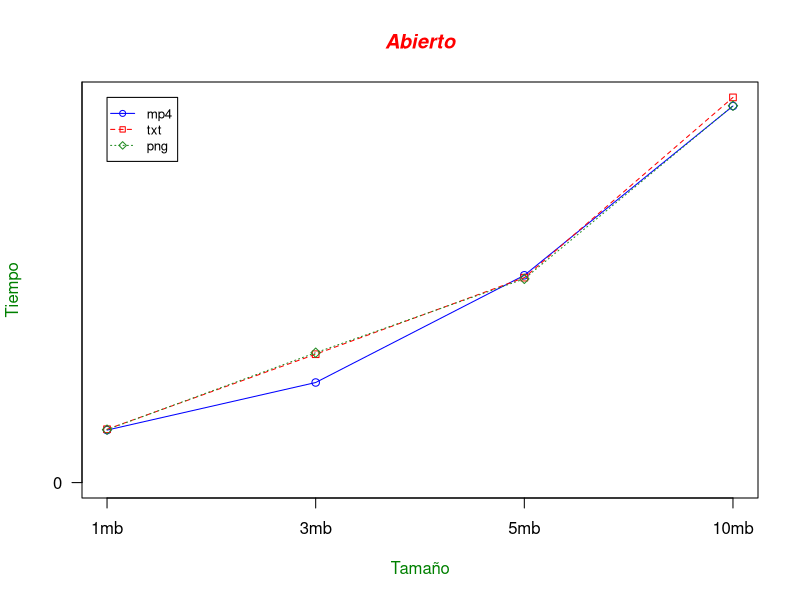

R code for this plot:
library(readr)

data <- read_table2("open.csv",
    locale = locale(decimal_mark = ","))

max_y <- max(data)

plot_colors <- c("blue","red","forestgreen")

png(filename="open.png", height=395, width=400, bg="white")

plot(data$mp4, type="o", col=plot_colors[1],
   ylim=c(0,max_y), axes=FALSE, ann=FALSE)

axis(1, at=1:4, lab=c("1mb", "3mb", "5mb", "10mb"))

axis(2, las=1, at=4*0:max_y)

box()

lines(data$txt, type="o", pch=22, lty=2,
   col=plot_colors[2])

lines(data$png, type="o", pch=23, lty=3,
   col=plot_colors[3])

title(main="Abierto", col.main="red", font.main=4)
title(xlab= "Tamaño", col.lab=rgb(0,0.5,0))
title(ylab= "Tiempo", col.lab=rgb(0,0.5,0))

legend(1, max_y, names(data), cex=0.8, col=plot_colors,
   pch=21:23, lty=1:3);

dev.off()
